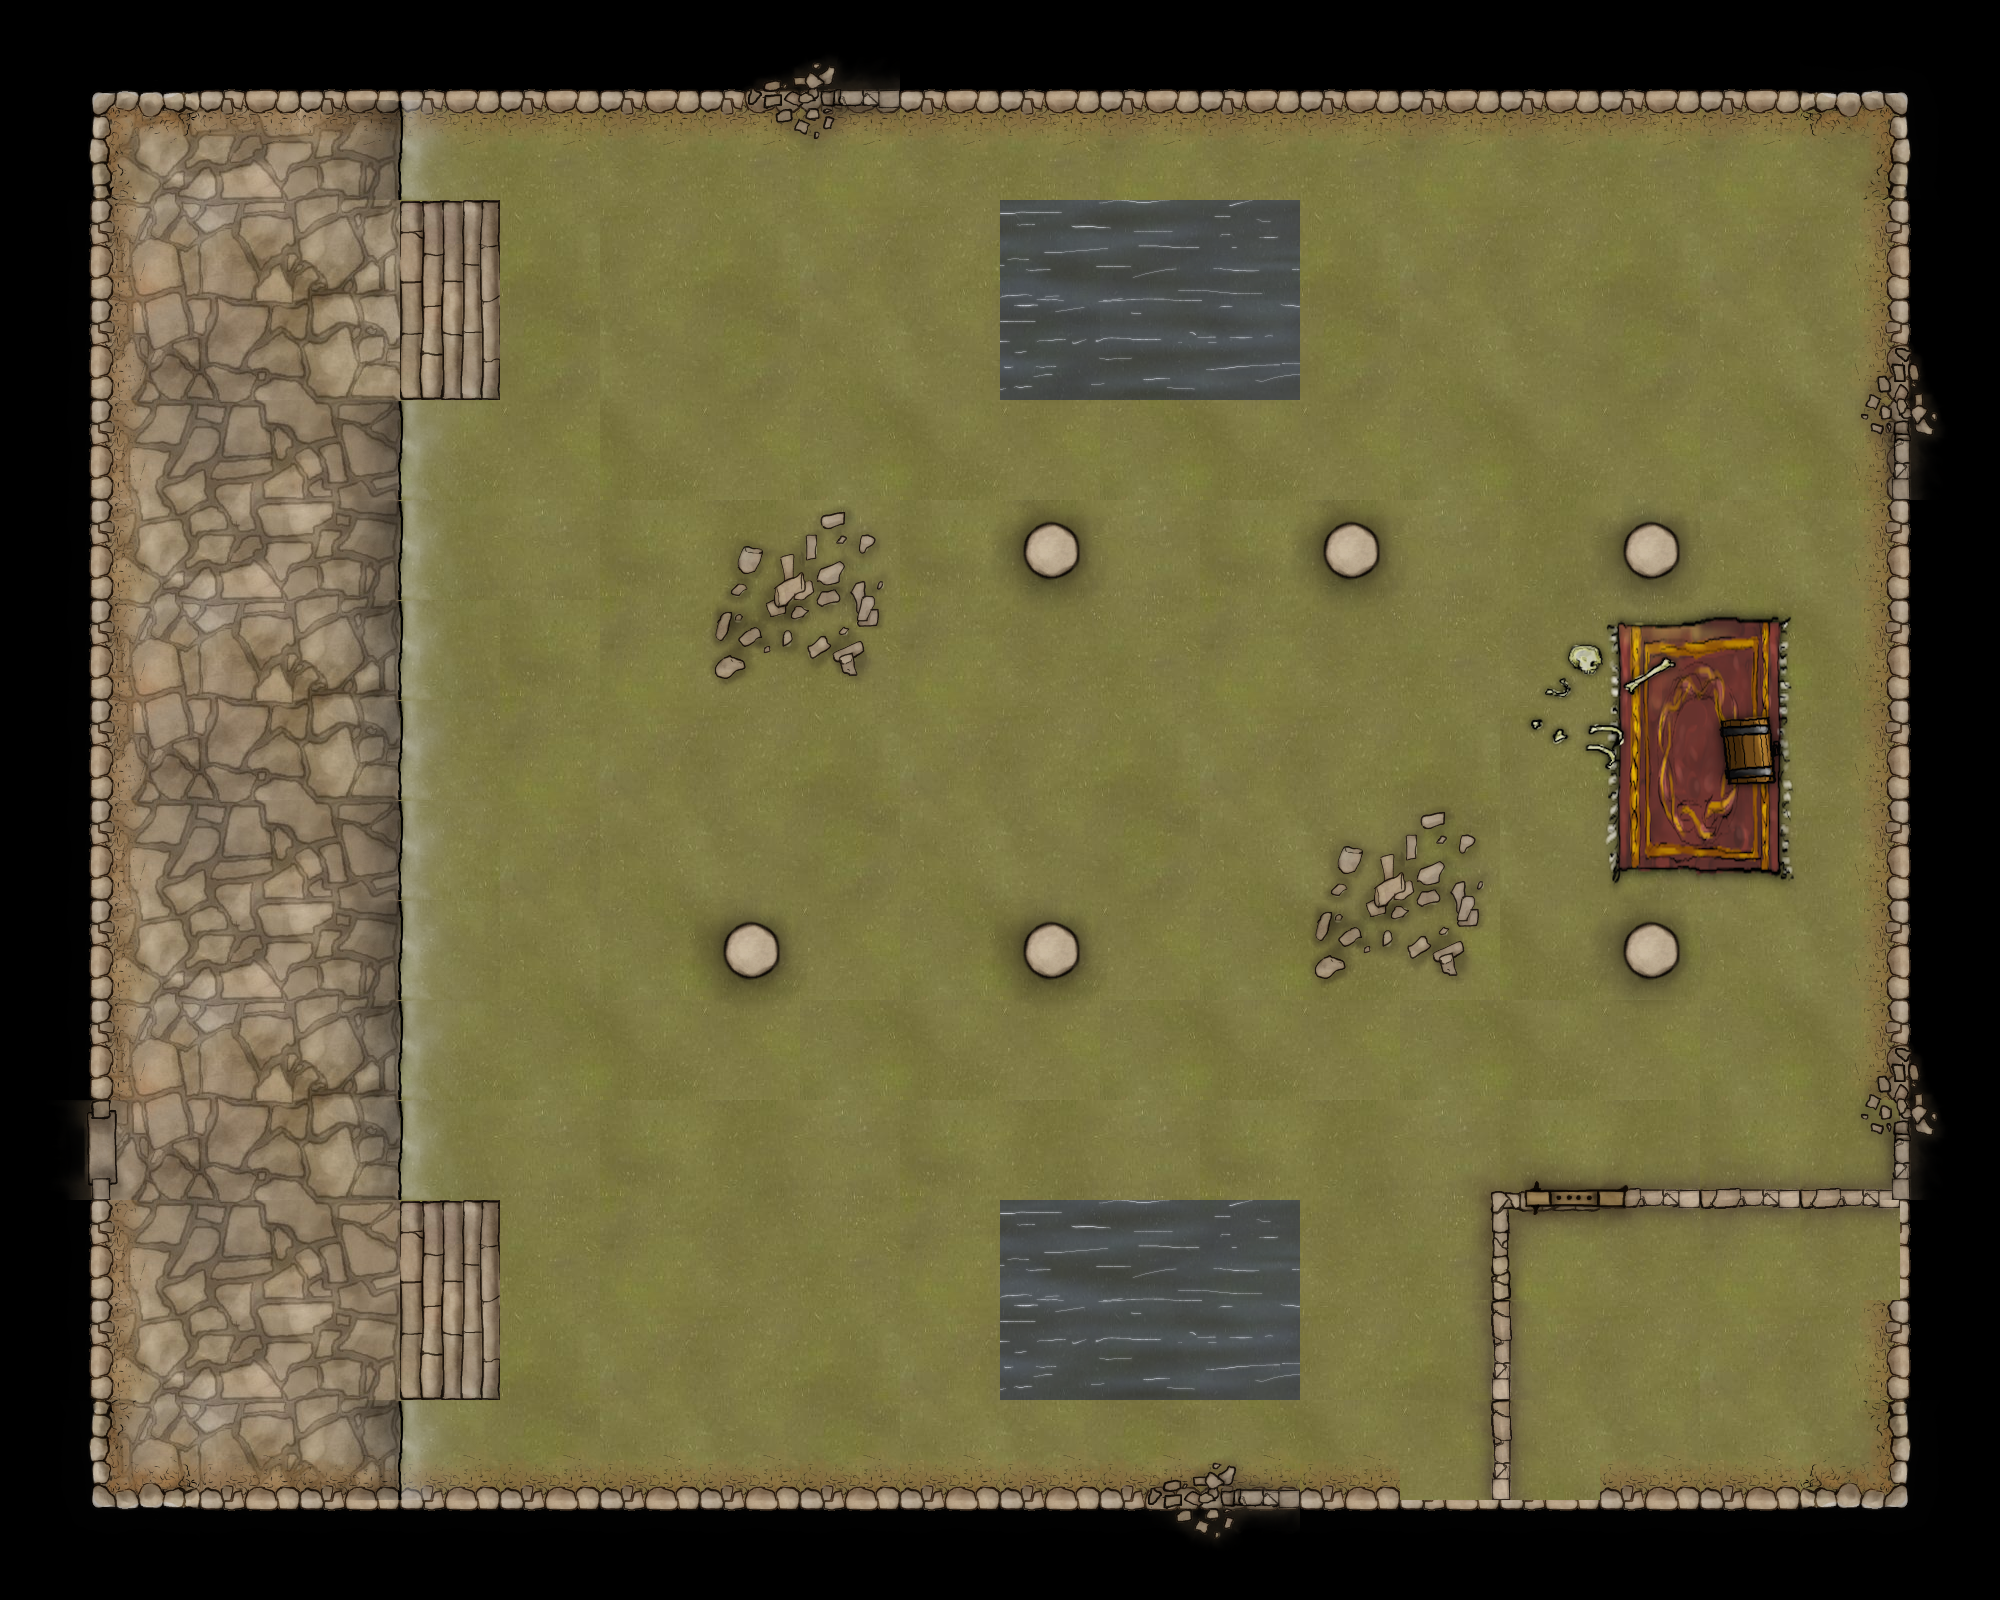

The image is a tile-based game level rendered from a .tmx file. Its description and source (layers, tilesets, objects; grid data summarised) follow:
An orthogonal 20x16 tile map with 100x100 px tiles, 6 tile layers (Floor, 1, 2, Elevation, ...), 26 tilesets and 16 objects (16x object).

<map version="1.0" orientation="orthogonal" width="20" height="16" tilewidth="100" tileheight="100">
 <tileset firstgid="1" name="grass" tilewidth="100" tileheight="100">
  <image source="../Torstan's100pxTiles/Background/Textures/grass.jpg" width="500" height="500" />
 </tileset>
 <tileset firstgid="26" name="Water" tilewidth="100" tileheight="100">
  <image source="../Torstan's100pxTiles/Background/Textures/Water.png" width="400" height="400" />
 </tileset>
 <tileset firstgid="42" name="FlagsLight" tilewidth="100" tileheight="100">
  <image source="../Torstan's100pxTiles/Background/Textures/FlagsLight.jpg" width="400" height="400" />
 </tileset>
 <tileset firstgid="58" name="Copy of 10'Stairs,NoShadow" tilewidth="100" tileheight="100">
  <image source="../Torstan's100pxTiles/Background/Stairs and elevations/Copy of 10'Stairs,NoShadow.png" width="300" height="400" />
 </tileset>
 <tileset firstgid="70" name="Pillar" tilewidth="100" tileheight="100">
  <tileoffset x="50" y="50" />
  <image source="../Torstan's100pxTiles/Background/Walls and pillars/Pillar.png" width="200" height="200" />
 </tileset>
 <tileset firstgid="74" name="OuterCorner" tilewidth="100" tileheight="100">
  <image source="../Torstan's100pxTiles/Background/Walls and pillars/Earth backed walls on grid lines/OuterCorner.png" width="300" height="300" />
 </tileset>
 <tileset firstgid="83" name="OuterCornerDL" tilewidth="100" tileheight="100">
  <image source="../Torstan's100pxTiles/Background/Walls and pillars/Earth backed walls on grid lines/OuterCornerDL.png" width="300" height="300" />
 </tileset>
 <tileset firstgid="92" name="OuterCornerDR" tilewidth="100" tileheight="100">
  <image source="../Torstan's100pxTiles/Background/Walls and pillars/Earth backed walls on grid lines/OuterCornerDR.png" width="300" height="300" />
 </tileset>
 <tileset firstgid="101" name="OuterCornerUR" tilewidth="100" tileheight="100">
  <image source="../Torstan's100pxTiles/Background/Walls and pillars/Earth backed walls on grid lines/OuterCornerUR.png" width="300" height="300" />
 </tileset>
 <tileset firstgid="110" name="Wall,1Square,Vertical" tilewidth="100" tileheight="100">
  <image source="../Torstan's100pxTiles/Background/Walls and pillars/Earth backed walls on grid lines/Wall,1Square,Vertical.png" width="200" height="300" />
 </tileset>
 <tileset firstgid="116" name="Wall,1Square,VerticalIz" tilewidth="100" tileheight="100">
  <image source="../Torstan's100pxTiles/Background/Walls and pillars/Earth backed walls on grid lines/Wall,1Square,VerticalIz.png" width="200" height="300" />
 </tileset>
 <tileset firstgid="122" name="Rubble" tilewidth="100" tileheight="100">
  <image source="../Torstan's100pxTiles/Background/Walls and pillars/Rubble.png" width="200" height="200" />
 </tileset>
 <tileset firstgid="126" name="RuinedWallEndHorizontal" tilewidth="100" tileheight="100">
  <image source="../Torstan's100pxTiles/Background/Walls and pillars/RuinedWallEndHorizontal.png" width="300" height="200" />
 </tileset>
 <tileset firstgid="132" name="RuinedWallEndVertical" tilewidth="100" tileheight="100">
  <image source="../Torstan's100pxTiles/Background/Walls and pillars/RuinedWallEndVertical.png" width="200" height="300" />
 </tileset>
 <tileset firstgid="138" name="PrisonDoor" tilewidth="100" tileheight="100">
  <image source="../Torstan's100pxTiles/Objects/Doors/PrisonDoor.png" width="250" height="100" />
 </tileset>
 <tileset firstgid="140" name="Wall,1Square" tilewidth="100" tileheight="100">
  <image source="../Torstan's100pxTiles/Background/Walls and pillars/Earth backed walls on grid lines/Wall,1Square.png" width="300" height="200" />
 </tileset>
 <tileset firstgid="146" name="Wall,1SquareDown" tilewidth="100" tileheight="100">
  <image source="../Torstan's100pxTiles/Background/Walls and pillars/Earth backed walls on grid lines/Wall,1SquareDown.png" width="300" height="200" />
 </tileset>
 <tileset firstgid="152" name="SingleWallCorner" tilewidth="100" tileheight="100">
  <image source="../Torstan's100pxTiles/Background/Walls and pillars/Interior Walls/SingleWallCorner.png" width="300" height="300" />
 </tileset>
 <tileset firstgid="161" name="SingleWall,1Sq,Hor" tilewidth="100" tileheight="100">
  <image source="../Torstan's100pxTiles/Background/Walls and pillars/Interior Walls/SingleWall,1Sq,Hor.png" width="300" height="200" />
 </tileset>
 <tileset firstgid="167" name="SingleWall,1Sq,Vert" tilewidth="100" tileheight="100">
  <image source="../Torstan's100pxTiles/Background/Walls and pillars/Interior Walls/SingleWall,1Sq,Vert.png" width="200" height="300" />
 </tileset>
 <tileset firstgid="173" name="VerticalStep,1Sq" tilewidth="100" tileheight="100">
  <image source="../Torstan's100pxTiles/Background/Stairs and elevations/VerticalStep,1Sq.png" width="200" height="300" />
 </tileset>
 <tileset firstgid="179" name="PrisonDoor" tilewidth="100" tileheight="100">
  <tileoffset x="0" y="40" />
  <image source="../Torstan's100pxTiles/Objects/Doors/PrisonDoor.png" width="250" height="100" />
 </tileset>
 <tileset firstgid="181" name="Doorway,Vert" tilewidth="100" tileheight="100">
  <image source="../Torstan's100pxTiles/Background/Walls and pillars/Doorway,Vert.png" width="200" height="300" />
 </tileset>
 <tileset firstgid="187" name="Bones" tilewidth="100" tileheight="100">
  <image source="../Torstan's100pxTiles/Objects/Items/Miscellaneous set dressing/Bones.png" width="200" height="200" />
 </tileset>
 <tileset firstgid="191" name="Tapestry5" tilewidth="100" tileheight="100">
  <image source="../Torstan's100pxTiles/Objects/Items/Rugs curtains and tapestries/Tapestry5.png" width="200" height="300" />
 </tileset>
 <tileset firstgid="197" name="Chest2" tilewidth="100" tileheight="100">
  <image source="../Torstan's100pxTiles/Objects/Items/Chests and barrels/Chest2.png" width="100" height="100" />
 </tileset>
 <layer name="Floor" width="20" height="16">
  <data>[320 cells, 252 non-empty, 15 distinct tile ids]</data>
 </layer>
 <layer name="1" width="20" height="16">
  <data>[320 cells, 58 non-empty, 20 distinct tile ids]</data>
 </layer>
 <layer name="2" width="20" height="16">
  <data>[320 cells, 137 non-empty, 32 distinct tile ids]</data>
 </layer>
 <layer name="Elevation" width="20" height="16">
  <data>[320 cells, 28 non-empty, 10 distinct tile ids]</data>
 </layer>
 <layer name="ObjectsSkin" width="20" height="16">
  <data>[320 cells, 54 non-empty, 22 distinct tile ids]</data>
 </layer>
 <layer name="Chest" width="20" height="16">
  <data>[320 cells, 1 non-empty, 1 distinct tile ids]</data>
 </layer>
 <objectgroup name="Objetos" width="20" height="16">
  <object name="Chest" type="object" x="1700" y="700" width="100" height="100" />
  <object name="water1" type="object" x="1000" y="200" width="300" height="200" />
  <object name="water2" type="object" x="1000" y="1200" width="300" height="200" />
  <object name="Door" type="object" x="1500" y="1200">
   <polyline points="0,0 100,0 200,0" />
  </object>
  <object name="Prison" type="object" x="1500" y="1200">
   <polyline points="0,0 0,300 400,300 400,0 200,0" />
  </object>
  <object name="wall1" type="object" x="1500" y="1500">
   <polyline points="0,0 -1400,0 -1400,-300" />
  </object>
  <object name="wall2" type="object" x="100" y="1100">
   <polyline points="0,0 0,-1000 1800,-1000 1800,100" />
  </object>
  <object name="Pilar1" type="object" x="700" y="900" width="100" height="100" />
  <object name="Pilar2" type="object" x="1000" y="900" width="100" height="100" />
  <object name="Pilar3" type="object" x="1600" y="900" width="100" height="100" />
  <object name="Pilar4" type="object" x="1000" y="500" width="100" height="100" />
  <object name="Pilar5" type="object" x="1300" y="500" width="100" height="100" />
  <object name="Pilar6" type="object" x="1600" y="500" width="100" height="100" />
  </objectgroup>
</map>
<!-- 3 of 16 objects omitted -->
